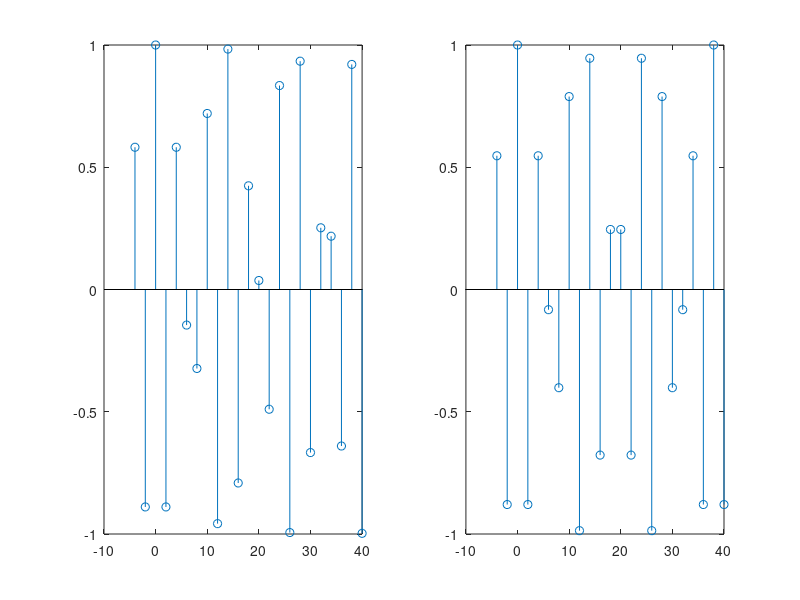

Here is the MATLAB script that generated this plot:
function Signal_Lab2_Prob4_162 ()
    
%     as |t|<40 so -40<t<40 with step 2 as T=2 ; 
    t=[-4:2:40];
%     replace each n with tT
    x=cos((4/3)*t);
    y=cos((8/19)*pi*t);
    
    figure;
    subplot(1,2,1);
    xlabel('x(n)');
    stem(t,x);
%     not periodic
%     **********************************************************
    subplot(1,2,2);
    xlabel('y(n)');
    stem(t,y);
%     periodic T = 19 , cycles = 2
end